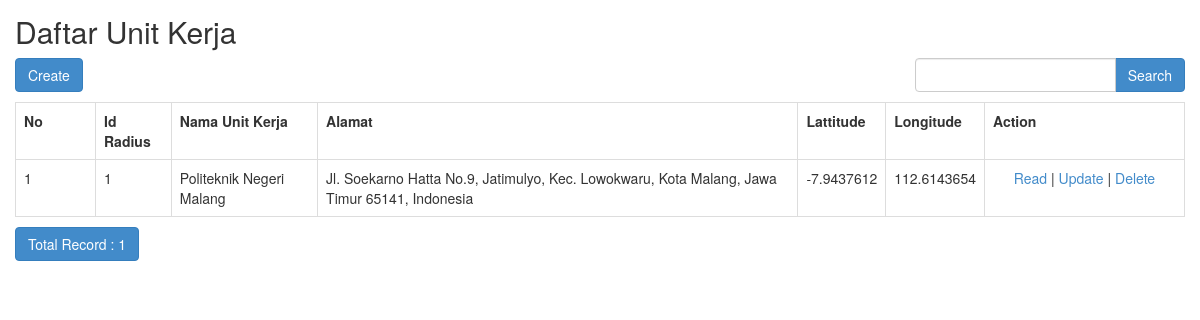
/index.php/unit_kerja, run on the app's committed database.
### tables this page shows
CREATE TABLE `unit_kerja` (
  `id_unit_kerja` int(11) NOT NULL,
  `id_radius` int(11) DEFAULT NULL,
  `nama_unit_kerja` varchar(255) NOT NULL,
  `alamat` text NOT NULL,
  `lattitude` double NOT NULL,
  `longitude` double NOT NULL,
  `created_at` timestamp NOT NULL DEFAULT current_timestamp(),
  `updated_at` timestamp NOT NULL DEFAULT current_timestamp() ON UPDATE current_timestamp(),
  `deleted_at` timestamp NULL DEFAULT NULL
);

### application/controllers/Unit_kerja.php (called while the page is built, shortened)
<?php
class Unit_kerja extends CI_Controller
{
	function __construct()
	{
		$this->load->model('Unit_kerja_model');
		$this->load->library('form_validation');
	}
	public function index()
	{
		$q = urldecode($this->input->get('q', TRUE));
		$start = intval($this->input->get('start'));
		if ($q <> '') {
			$config['base_url'] = base_url() . 'unit_kerja/index.html?q=' . urlencode($q);
			$config['first_url'] = base_url() . 'unit_kerja/index.html?q=' . urlencode($q);
		} else {
			$config['base_url'] = base_url() . 'unit_kerja/index.html';
			$config['first_url'] = base_url() . 'unit_kerja/index.html';
		}
		$config['per_page'] = 10;
		$config['page_query_string'] = TRUE;
		$config['total_rows'] = $this->Unit_kerja_model->total_rows($q, TRUE);
		$unit_kerja = $this->Unit_kerja_model->get_limit_data($config['per_page'], $start, $q, TRUE);
		$this->load->library('pagination');
		$this->pagination->initialize($config);
		$data = array(
			'unit_kerja_data' => $unit_kerja,
			'q' => $q,
			'pagination' => $this->pagination->create_links(),
			'total_rows' => $config['total_rows'],
			'start' => $start,
		);
		$this->load->view('unit_kerja/unit_kerja_list', $data);
	}
}

### index.php (called while the page is built, shortened)
<?php
require_once BASEPATH.'core/CodeIgniter.php';

### application/config/config.php (called while the page is built, shortened)
<?php
$config['base_url'] = 'http://localhost/sipreti';
$config['index_page'] = '';
$config['uri_protocol']	= 'REQUEST_URI';
$config['url_suffix'] = '.html';
$config['language']	= 'english';
$config['charset'] = 'UTF-8';
$config['enable_hooks'] = FALSE;
$config['subclass_prefix'] = 'MY_';
$config['composer_autoload'] = FALSE;
$config['permitted_uri_chars'] = 'a-z 0-9~%.:_\-';
$config['enable_query_strings'] = FALSE;
$config['controller_trigger'] = 'c';
$config['function_trigger'] = 'm';
$config['directory_trigger'] = 'd';
$config['allow_get_array'] = TRUE;
$config['log_threshold'] = 0;
$config['log_path'] = '';
$config['log_file_extension'] = '';
$config['log_file_permissions'] = 0644;
$config['log_date_format'] = 'Y-m-d H:i:s';
$config['error_views_path'] = '';
$config['cache_path'] = '';
$config['cache_query_string'] = FALSE;
$config['encryption_key'] = 'randomstring';
$config['sess_driver'] = 'files';
$config['sess_cookie_name'] = 'ci_session';
$config['sess_samesite'] = 'Lax';
$config['sess_expiration'] = 7200;
$config['sess_save_path'] = NULL;
$config['sess_match_ip'] = FALSE;
$config['sess_time_to_update'] = 300;
$config['sess_regenerate_destroy'] = FALSE;
$config['cookie_prefix']	= '';
$config['cookie_domain']	= '';
$config['cookie_path']		= '/';
$config['cookie_secure']	= FALSE;
$config['cookie_httponly'] 	= FALSE;
$config['cookie_samesite'] 	= 'Lax';
$config['standardize_newlines'] = FALSE;
$config['global_xss_filtering'] = TRUE;
$config['csrf_protection'] = FALSE;
$config['csrf_token_name'] = 'csrf_test_name';
$config['csrf_cookie_name'] = 'csrf_cookie_name';
$config['csrf_expire'] = 7200;
$config['csrf_regenerate'] = TRUE;
$config['csrf_exclude_uris'] = array();
$config['compress_output'] = FALSE;
$config['time_reference'] = 'local';
$config['rewrite_short_tags'] = FALSE;
$config['proxy_ips'] = '';

### application/models/Unit_kerja_model.php (called while the page is built, shortened)
<?php
class Unit_kerja_model extends CI_Model
{
	public $table = 'unit_kerja';
	function total_rows($q = NULL, $onlyActive = FALSE)
	{
		$this->db->like('nama_unit_kerja', $q);
		if ($onlyActive) {
			$this->db->where('(deleted_at IS NULL OR deleted_at = "")');
		}
		return $this->db->count_all_results($this->table);
	}
	public function get_limit_data($limit, $start = 0, $q = NULL, $onlyActive = FALSE)
	{
		$this->db->or_like('nama_unit_kerja', $q);
		if ($onlyActive) {
			$this->db->where('(deleted_at IS NULL OR deleted_at = "")');
		}
		$this->db->limit($limit, $start);
		return $this->db->get($this->table)->result();
	}
}

### application/views/unit_kerja/unit_kerja_list.php (the view, shortened to what this page needs)
<!doctype html>
<html>
    <head>
        <link rel="stylesheet" href="<?php echo base_url('assets/bootstrap/css/bootstrap.min.css') ?>"/>
    </head>
    <body>
        <h2 style="margin-top:0px">Daftar Unit Kerja</h2>
        <div class="row" style="margin-bottom: 10px">
            <div class="col-md-4">
                <?php echo anchor(site_url('unit_kerja/create'),'Create', 'class="btn btn-primary"'); ?>
            </div>
            <div class="col-md-4 text-center">
            </div>
            <div class="col-md-1 text-right">
            </div>
            <div class="col-md-3 text-right">
                <form action="<?php echo site_url('unit_kerja/index'); ?>" class="form-inline" method="get">
                    <div class="input-group">
                        <input type="text" class="form-control" name="q" value="<?php echo $q; ?>">
                        <span class="input-group-btn">
                          <button class="btn btn-primary" type="submit">Search</button>
                        </span>
                    </div>
                </form>
            </div>
        </div>
        <table class="table table-bordered" style="margin-bottom: 10px">
            <tr>
                <th>No</th>
		<th>Id Radius</th>
		<th>Nama Unit Kerja</th>
		<th>Alamat</th>
		<th>Lattitude</th>
		<th>Longitude</th>
		<th>Action</th>
            </tr><?php
            foreach ($unit_kerja_data as $unit_kerja)
            {
                ?>
                <tr>
			<td width="80px"><?php echo ++$start ?></td>
			<td><?php echo $unit_kerja->id_radius ?></td>
			<td><?php echo $unit_kerja->nama_unit_kerja ?></td>
			<td><?php echo $unit_kerja->alamat ?></td>
			<td><?php echo $unit_kerja->lattitude ?></td>
			<td><?php echo $unit_kerja->longitude ?></td>
			<td style="text-align:center" width="200px">
				<?php
				echo anchor(site_url('unit_kerja/read/'.$unit_kerja->id_unit_kerja),'Read');
				echo ' | ';
				echo anchor(site_url('unit_kerja/update/'.$unit_kerja->id_unit_kerja),'Update');
				echo ' | ';
				echo anchor(site_url('unit_kerja/delete/'.$unit_kerja->id_unit_kerja),'Delete','onclick="javasciprt: return confirm(\'Are You Sure ?\')"');
				?>
			</td>
		</tr>
                <?php
            }
            ?>
        </table>
        <div class="row">
            <div class="col-md-6">
                <a href="#" class="btn btn-primary">Total Record : <?php echo $total_rows ?></a>
	    </div>
            <div class="col-md-6 text-right">
            </div>
        </div>
    </body>
</html>

### application/views/unit_kerja/unit_kerja_list.php (style rules this page uses)
body { padding: 15px; }

### data on the page
unit_kerja: id_radius "1", nama_unit_kerja "Politeknik Negeri Malang", alamat "Jl. Soekarno Hatta No.9, Jatimulyo, Kec. Lowokwaru, Kota Malang, Jawa Timur 65141, Indonesia", lattitude "-7.9437612", longitude "112.6143654", id_unit_kerja "Read", id_unit_kerja "Update", id_unit_kerja "Delete"

### other printed values
$total_rows "1"
